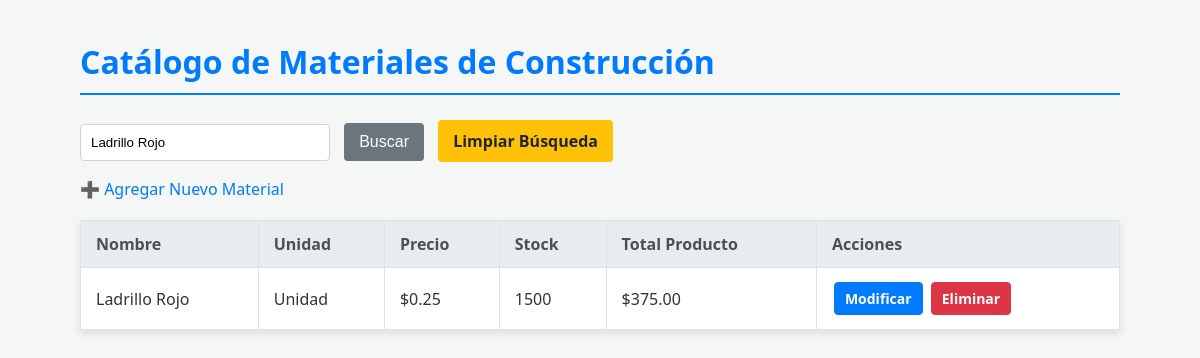
The page /index.php?nombre=Ladrillo Rojo on the database its author committed.
### tables this page shows
CREATE TABLE `materiales` (
  `id` int(11) NOT NULL,
  `nombre` varchar(255) NOT NULL,
  `unidad_medida` varchar(50) NOT NULL,
  `precio` decimal(10,2) NOT NULL,
  `stock` int(11) NOT NULL,
  `total_producto` decimal(10,2) GENERATED ALWAYS AS (`precio` * `stock`) STORED
);

### index.php (the view, shortened to what this page needs)
<?php
include('config/conexion.php');
$busqueda = $_GET['nombre'] ?? '';
$sql = "SELECT id, nombre, unidad_medida, precio, stock, (precio * stock) AS total_producto
        FROM materiales";
if (!empty($busqueda)) {
    $sql .= " WHERE nombre LIKE '%" . $conn->real_escape_string($busqueda) . "%'";
}
$sql .= " ORDER BY id DESC";
$resultado = $conn->query($sql);
?>
<!DOCTYPE html>
<html lang="es">
<head>
    <link rel="stylesheet" href="css/estilos.css">
</head>
<body>
    <div class="container">
        <h1>Catálogo de Materiales de Construcción</h1>
        <form class="search-form" action="index.php" method="GET">
            <input type="text" name="nombre" placeholder="Buscar por nombre..." value="<?= htmlspecialchars($busqueda) ?>">
            <button type="submit">Buscar</button>
            <?php if (!empty($busqueda)): ?>
                <a href="index.php">Limpiar Búsqueda</a>
            <?php endif; ?>
        </form>
        <p><a href="crear.php" class="btn-agregar">➕ Agregar Nuevo Material</a></p>
        <table>
            <thead>
                <tr>
                    <th>Nombre</th>
                    <th>Unidad</th>
                    <th>Precio</th>
                    <th>Stock</th>
                    <th>Total Producto</th>
                    <th>Acciones</th>
                </tr>
            </thead>
            <tbody>
                <?php
                if ($resultado && $resultado->num_rows > 0):
                    while($fila = $resultado->fetch_assoc()):
                ?>
                <tr>
                    <td><?= htmlspecialchars($fila['nombre']) ?></td>
                    <td><?= htmlspecialchars($fila['unidad_medida']) ?></td>
                    <td>$<?= number_format($fila['precio'], 2) ?></td>
                    <td><?= htmlspecialchars($fila['stock']) ?></td>
                    <td>$<?= number_format($fila['total_producto'], 2) ?></td>
                    <td>
                        <a href="editar.php?id=<?= $fila['id'] ?>" class="btn-modificar">Modificar</a>
                        <a href="eliminar.php?id=<?= $fila['id'] ?>"
                            class="btn-eliminar"
                            onclick="return confirm('¿Seguro que deseas eliminar? (SOLO si el stock es 0)')">
                            Eliminar
                        </a>
                    </td>
                </tr>
                <?php
                    endwhile;
                else:
                ?>
                <tr>
                    <td colspan="6">No se encontraron materiales.</td>
                </tr>
                <?php endif; ?>
            </tbody>
        </table>
    </div>
</body>
</html>

### css/estilos.css (style rules this page uses)
body { font-family: 'Segoe UI', Tahoma, Geneva, Verdana, sans-serif; margin: 40px; background-color: #f4f7f6; color: #333; }
h1 { color: #007bff; border-bottom: 2px solid #007bff; padding-bottom: 10px; margin-bottom: 25px; }
a { color: #007bff; text-decoration: none; }
.container { max-width: 100%; margin: auto; padding: 0 40px; }
table { width: 100%; border-collapse: collapse; margin-top: 20px; box-shadow: 0 4px 8px rgba(0, 0, 0, 0.1); background-color: #fff; }
th, td { border: 1px solid #dee2e6; padding: 12px 15px; text-align: left; }
th { background-color: #e9ecef; color: #495057; font-weight: 600; }
form { width: 100%; }
input[type="text"], input[type="number"] { padding: 10px; width: 100%; border: 1px solid #ced4da; border-radius: 4px; box-sizing: border-box; }
button[type="submit"] { background-color: #28a745; color: white; padding: 10px 20px; border: none; border-radius: 4px; cursor: pointer; font-size: 16px; transition: background-color 0.3s; }
.search-form input[type="text"] { width: 250px; display: inline-block; margin-right: 10px; }
.search-form button { background-color: #6c757d; color: white; padding: 10px 15px; border: none; border-radius: 4px; cursor: pointer; transition: background-color 0.3s; }
.search-form a { display: inline-block; padding: 10px 15px; background-color: #ffc107; color: #212529; border-radius: 4px; font-weight: 600; margin-left: 10px; }
.btn-modificar, .btn-eliminar { display: inline-block; padding: 6px 10px; border-radius: 4px; font-size: 14px; font-weight: 600; text-decoration: none; transition: background-color 0.3s; margin: 2px; }
.btn-modificar { background-color: #007bff; color: white; border: 1px solid #007bff; }
.btn-eliminar { background-color: #dc3545; color: white; border: 1px solid #dc3545; }

### rows shown on the page
materiales: nombre "Ladrillo Rojo", unidad_medida "Unidad", precio "0.25", stock "1500", total_producto "375.00"
